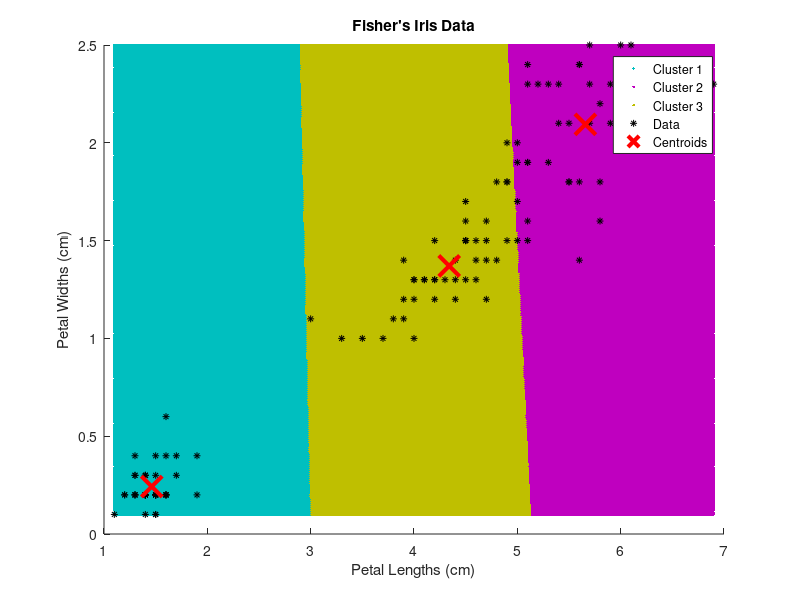
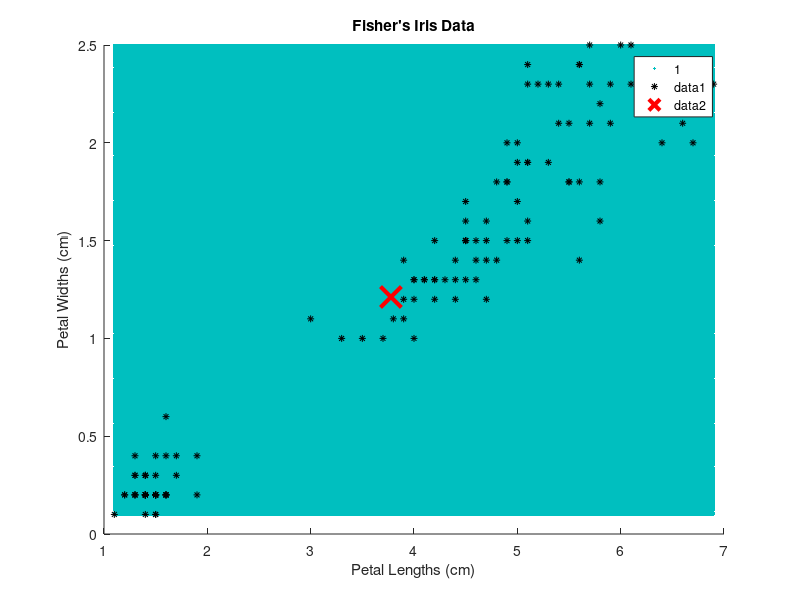
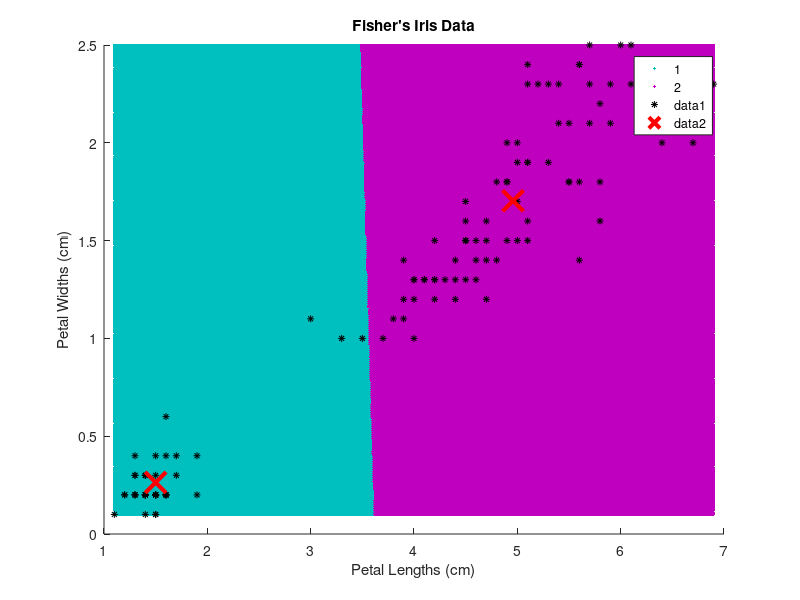
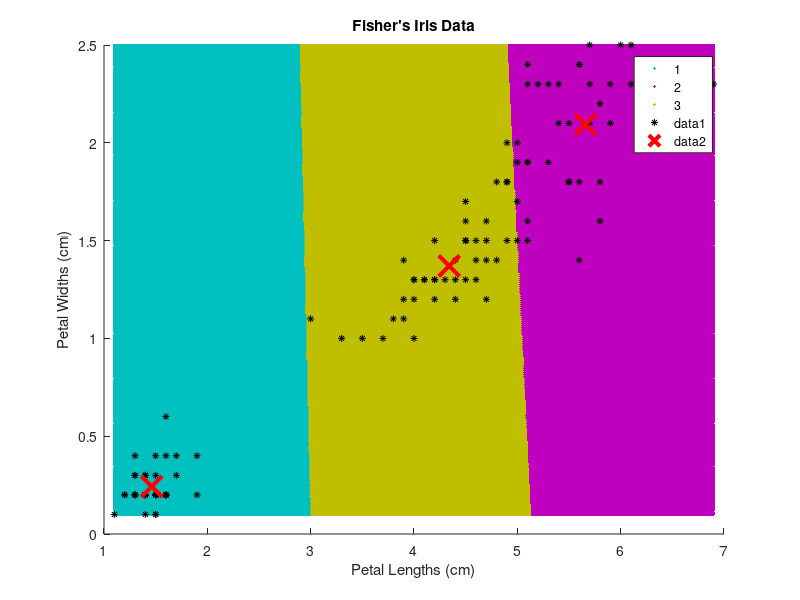

The MATLAB script that drew these images, in order: (Note: this script raises an error after producing the figures.)
clc,close all,clear all ;
load fisheriris
%Split the datasets randomly(%80 training, %20 testing)
[m,n] = size(meas) ;
P = 0.80 ;
idx_0 = randperm(m);% shuffle the rows, 1 den m ye kadar random satır vektörü oluşturur.(tekrarlayan öğe yok)

Training_m = meas(idx_0(1:round(P*m)),:);  % for meas
Testing_m = meas(idx_0(round(P*m)+1:end),:) ;
Training_s = species(idx_0(1:round(P*m)),:);  % for species
Testing_s = species(idx_0(round(P*m)+1:end),:) ;

z = Training_m(:,3:4);
%1.Part---------------------------------------------------
clusterNbr=3;
rng(1);
[idx,C]=kmeans(z,clusterNbr);

x1 = min(z(:,1)):0.01:max(z(:,1));
x2 = min(z(:,2)):0.01:max(z(:,2));
[x1G,x2G] = meshgrid(x1,x2);
XGrid = [x1G(:),x2G(:)]; % Defines a fine grid on the plot

idx2Region = kmeans(XGrid,3,'MaxIter',1,'Start',C);

figure;
gscatter(XGrid(:,1),XGrid(:,2),idx2Region,[0,0.75,0.75;0.75,0,0.75;0.75,0.75,0],'..');
hold on;
plot(z(:,1),z(:,2),'k*','MarkerSize',5);
plot(C(:,1),C(:,2),'rx','MarkerSize',15,'LineWidth',3);
title 'Fisher''s Iris Data';
xlabel 'Petal Lengths (cm)';
ylabel 'Petal Widths (cm)'; 
legend('Cluster 1','Cluster 2','Cluster 3','Data','Centroids');
hold off;

%2.Part--------------------------------------------------------------------------------

for k=1:6;
rng(1);
[idx_b,Cb]=kmeans(z,k);

x1_b = min(z(:,1)):0.01:max(z(:,1));
x2_b = min(z(:,2)):0.01:max(z(:,2));
[x1G_b,x2G_b] = meshgrid(x1_b,x2_b);
XGrid_b = [x1G_b(:),x2G_b(:)]; % Defines a fine grid on the plot

idx2Region_b = kmeans(XGrid_b,k,'MaxIter',1,'Start',Cb);

figure;
gscatter(XGrid_b(:,1),XGrid_b(:,2),idx2Region_b,[0,0.75,0.75;0.75,0,0.75;0.75,0.75,0],'..');
hold on;
plot(z(:,1),z(:,2),'k*','MarkerSize',5);
plot(Cb(1:k,1),Cb(1:k,2),'rx','MarkerSize',15,'LineWidth',3);
title 'Fisher''s Iris Data';
xlabel 'Petal Lengths (cm)';
ylabel 'Petal Widths (cm)'; 
hold off;
end
legend('Cluster 1','Cluster 2','Cluster 3','Cluster 4','Cluster 5','Cluster 6','Data','Centroids');

%----------------------------------------------------------------------------------------------
load ionosphere
%Split the datasets randomly(%80 training, %20 testing)
[c,d] = size(X) ;
P = 0.80 ;
idx_0i = randperm(c);% shuffle the rows, 1 den m ye kadar random satır vektörü oluşturur.(tekrarlayan öğe yok)

Training_mi = X(idx_0i(1:round(P*c)),:);  % for meas
Testing_mi = X(idx_0i(round(P*c)+1:end),:) ;
Training_si = Y(idx_0i(1:round(P*c)),:);  % for species
Testing_si = Y(idx_0i(round(P*c)+1:end),:) ;

zi = Training_mi(:,19:20);

clusterNbri=2;
rng(1);
[idxi,Ci]=kmeans(zi,clusterNbri);

x1i = min(zi(:,1)):0.01:max(zi(:,1));
x2i = min(zi(:,2)):0.01:max(zi(:,2));
[x1Gi,x2Gi] = meshgrid(x1i,x2i);
XGridi = [x1Gi(:),x2Gi(:)]; % Defines a fine grid on the plot

idx2Regioni = kmeans(XGridi,2,'MaxIter',1,'Start',Ci);

figure;
gscatter(XGridi(:,1),XGridi(:,2),idx2Regioni,[0,0.75,0.75;0.75,0,0.75;0.75,0.75,0],'..');
hold on;
plot(zi(:,1),zi(:,2),'k*','MarkerSize',5);
plot(Ci(:,1),Ci(:,2),'rx','MarkerSize',15,'LineWidth',3);
title ('Ionosphere''s Data');
xlabel ('Petal Lengths (cm)');
ylabel ('Petal Widths (cm)'); 
legend('Cluster 1','Cluster 2','Data','Centroids');
hold off;
%2.Part--------------------------------------------------------------------------------

for k=1:6;
rng(1);
[idx_bi,Cbi]=kmeans(zi,k);

x1_bi = min(zi(:,1)):0.01:max(zi(:,1));
x2_bi = min(zi(:,2)):0.01:max(zi(:,2));
[x1G_bi,x2G_bi] = meshgrid(x1_bi,x2_bi);
XGrid_bi = [x1G_bi(:),x2G_bi(:)]; % Defines a fine grid on the plot

idx2Region_bi = kmeans(XGrid_bi,k,'MaxIter',1,'Start',Cbi);

figure;
gscatter(XGrid_bi(:,1),XGrid_bi(:,2),idx2Region_bi,[0,0.75,0.75;0.75,0,0.75;0.75,0.75,0],'..');
hold on;
plot(zi(:,1),zi(:,2),'k*','MarkerSize',5);
plot(Cbi(1:k,1),Cbi(1:k,2),'rx','MarkerSize',15,'LineWidth',3);
title 'Fisher''s Iris Data';
xlabel 'Petal Lengths (cm)';
ylabel 'Petal Widths (cm)'; 
hold off;
end
legend('Cluster 1','Cluster 2','Cluster 3','Cluster 4','Cluster 5','Cluster 6','Data','Centroids');



